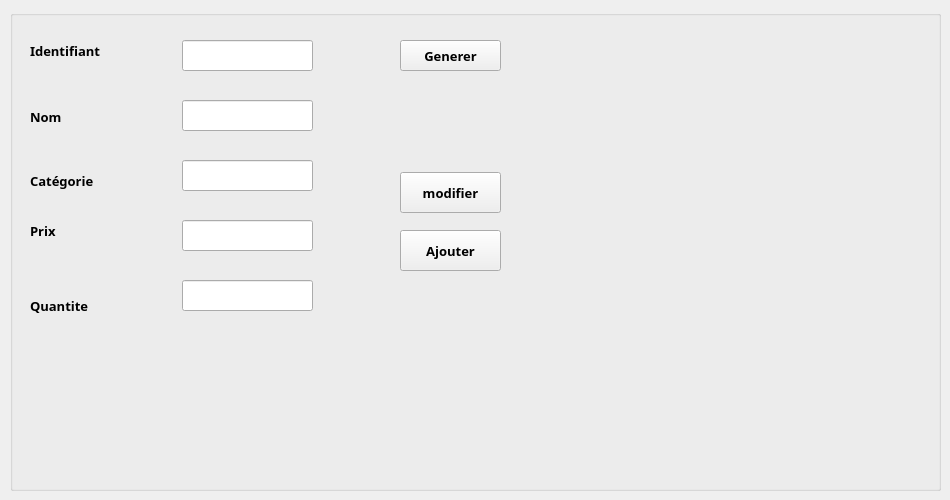
         <widget class="QWidget" name="tab">
          <attribute name="title">
           <string>Ajouter un produit</string>
          </attribute>
          <widget class="QGroupBox" name="groupBox_6">
           <property name="geometry">
            <rect>
             <x>10</x>
             <y>10</y>
             <width>931</width>
             <height>481</height>
            </rect>
           </property>
           <property name="title">
            <string/>
           </property>
           <widget class="QLabel" name="labelproduit">
            <property name="geometry">
             <rect>
              <x>20</x>
              <y>30</y>
              <width>101</width>
              <height>21</height>
             </rect>
            </property>
            <property name="font">
             <font>
              <family>Lucida Bright</family>
              <pointsize>10</pointsize>
              <weight>75</weight>
              <bold>true</bold>
             </font>
            </property>
            <property name="text">
             <string>Identifiant</string>
            </property>
           </widget>
           <widget class="QLabel" name="label_2produit">
            <property name="geometry">
             <rect>
              <x>20</x>
              <y>100</y>
              <width>47</width>
              <height>14</height>
             </rect>
            </property>
            <property name="font">
             <font>
              <family>Lucida Bright</family>
              <pointsize>10</pointsize>
              <weight>75</weight>
              <bold>true</bold>
             </font>
            </property>
            <property name="text">
             <string>Nom</string>
            </property>
           </widget>
           <widget class="QLabel" name="label_3produit">
            <property name="geometry">
             <rect>
              <x>20</x>
              <y>160</y>
              <width>121</width>
              <height>21</height>
             </rect>
            </property>
            <property name="font">
             <font>
              <family>Lucida Bright</family>
              <pointsize>10</pointsize>
              <weight>75</weight>
              <bold>true</bold>
             </font>
            </property>
            <property name="text">
             <string>Catégorie</string>
            </property>
           </widget>
           <widget class="QLineEdit" name="le_idproduit">
            <property name="geometry">
             <rect>
              <x>172</x>
              <y>30</y>
              <width>131</width>
              <height>31</height>
             </rect>
            </property>
            <property name="font">
             <font>
              <family>Lucida Bright</family>
              <pointsize>10</pointsize>
              <weight>75</weight>
              <bold>true</bold>
             </font>
            </property>
           </widget>
           <widget class="QLineEdit" name="le_nomproduit">
            <property name="geometry">
             <rect>
              <x>172</x>
              <y>90</y>
              <width>131</width>
              <height>31</height>
             </rect>
            </property>
            <property name="font">
             <font>
              <family>Lucida Bright</family>
              <pointsize>10</pointsize>
              <weight>75</weight>
              <bold>true</bold>
             </font>
            </property>
           </widget>
           <widget class="QLineEdit" name="le_categorieproduit">
            <property name="geometry">
             <rect>
              <x>172</x>
              <y>150</y>
              <width>131</width>
              <height>31</height>
             </rect>
            </property>
            <property name="font">
             <font>
              <family>Lucida Bright</family>
              <pointsize>10</pointsize>
              <weight>75</weight>
              <bold>true</bold>
             </font>
            </property>
           </widget>
           <widget class="QPushButton" name="pb_ajouterproduit">
            <property name="geometry">
             <rect>
              <x>390</x>
              <y>220</y>
              <width>101</width>
              <height>41</height>
             </rect>
            </property>
            <property name="font">
             <font>
              <family>Lucida Bright</family>
              <pointsize>10</pointsize>
              <weight>75</weight>
              <bold>true</bold>
             </font>
            </property>
            <property name="text">
             <string>Ajouter</string>
            </property>
           </widget>
           <widget class="QLineEdit" name="le_prixproduit">
            <property name="geometry">
             <rect>
              <x>172</x>
              <y>210</y>
              <width>131</width>
              <height>31</height>
             </rect>
            </property>
            <property name="font">
             <font>
              <family>Lucida Bright</family>
              <pointsize>10</pointsize>
              <weight>75</weight>
              <bold>true</bold>
             </font>
            </property>
           </widget>
           <widget class="QLineEdit" name="le_quantiteproduit">
            <property name="geometry">
             <rect>
              <x>172</x>
              <y>270</y>
              <width>131</width>
              <height>31</height>
             </rect>
            </property>
            <property name="font">
             <font>
              <family>Lucida Bright</family>
              <pointsize>10</pointsize>
              <weight>75</weight>
              <bold>true</bold>
             </font>
            </property>
           </widget>
           <widget class="QLabel" name="label_5produit">
            <property name="geometry">
             <rect>
              <x>20</x>
              <y>210</y>
              <width>47</width>
              <height>21</height>
             </rect>
            </property>
            <property name="font">
             <font>
              <family>Lucida Bright</family>
              <pointsize>10</pointsize>
              <weight>75</weight>
              <bold>true</bold>
             </font>
            </property>
            <property name="text">
             <string>Prix</string>
            </property>
           </widget>
           <widget class="QLabel" name="label_6produit">
            <property name="geometry">
             <rect>
              <x>20</x>
              <y>280</y>
              <width>91</width>
              <height>31</height>
             </rect>
            </property>
            <property name="font">
             <font>
              <family>Lucida Bright</family>
              <pointsize>10</pointsize>
              <weight>75</weight>
              <bold>true</bold>
             </font>
            </property>
            <property name="text">
             <string>Quantite</string>
            </property>
           </widget>
           <widget class="QPushButton" name="pushButtonproduit">
            <property name="geometry">
             <rect>
              <x>390</x>
              <y>162</y>
              <width>101</width>
              <height>41</height>
             </rect>
            </property>
            <property name="font">
             <font>
              <family>Lucida Bright</family>
              <pointsize>10</pointsize>
              <weight>75</weight>
              <bold>true</bold>
             </font>
            </property>
            <property name="text">
             <string>modifier</string>
            </property>
           </widget>
           <widget class="QPushButton" name="pushButton_6produit">
            <property name="geometry">
             <rect>
              <x>390</x>
              <y>30</y>
              <width>101</width>
              <height>31</height>
             </rect>
            </property>
            <property name="font">
             <font>
              <family>Lucida Bright</family>
              <pointsize>10</pointsize>
              <weight>75</weight>
              <bold>true</bold>
             </font>
            </property>
            <property name="text">
             <string>Generer</string>
            </property>
           </widget>
          </widget>
         </widget>
